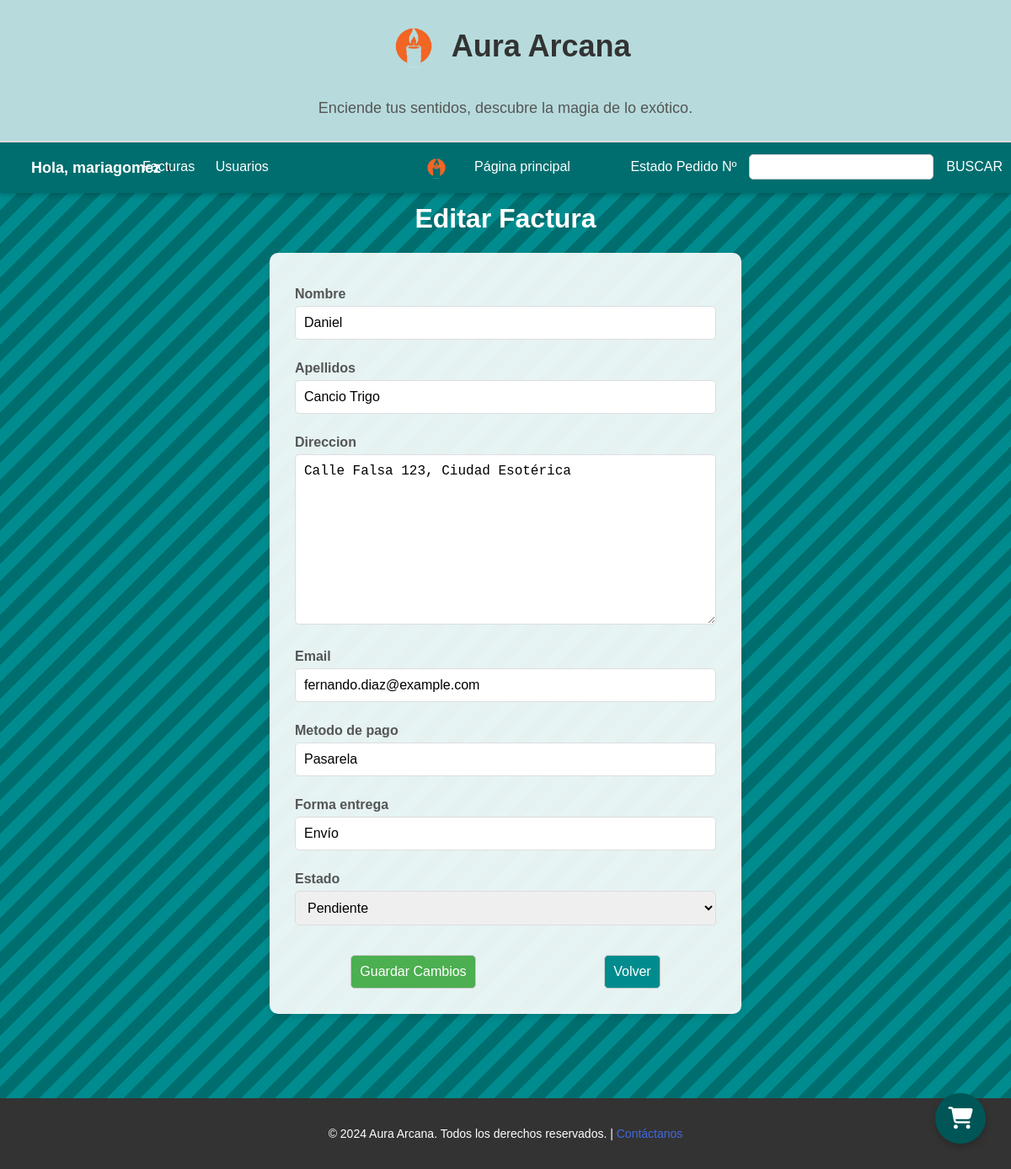
Page /factura/1/ (signed in) on the committed database.
### Tienda/models.py (models this page shows, shortened)
class Factura(models.Model):
    usuario = models.ForeignKey(User, on_delete=models.CASCADE, related_name="facturas", null=True)
    numero_factura = models.CharField(unique=True, max_length=12)
    nombre = models.CharField(max_length=50, null=True)
    apellidos = models.CharField(max_length=50, null=True)
    email = models.EmailField()
    fecha_pedido = models.DateTimeField(auto_now_add=True)
    fecha_salida = models.DateTimeField(null=True, blank=True)
    fecha_entrega = models.DateTimeField(null=True, blank=True)
    direccion = models.TextField()
    is_draft_mode = models.BooleanField(default=True)
    estado = models.CharField(
        max_length=50,
        choices=[("Pendiente", "Pendiente"), ("Enviado","Enviado") ,("Entregado","Entregado")]
    )
    forma_entrega = models.CharField(
        max_length=50,
        choices=[("Presencialmente", "Presencialmente"), ("Envío","Envío")]
    )
    metodo_de_pago = models.CharField(
        max_length=50,
        choices=[("Contrareembolso", "Contrareembolso"), ("Pasarela","Pasarela de pago")],
        null=True
    )
    COSTE_ENVIO = 10
    session_id_stripe = models.CharField(max_length=255, null=True, blank=True)  # Nuevo campo para el session_id de Stripe

### Tienda/Factura/views.py (the view)
# urls.py: path('factura/<int:factura_id>/', viewsFactura.modificar_factura, name="factura_admin"),
@user_passes_test(lambda u: u.is_superuser)
def modificar_factura(request, factura_id):
    factura = get_object_or_404(Factura, id=factura_id)
    if request.method == 'POST':
        data = request.POST.copy()
        data['metodo_de_pago'] = factura.metodo_de_pago  # Forzar el valor original
        form = AdminFormFactura(request.POST, instance=factura)
        if form.is_valid():
            form.save()
        return redirect('/facturas')
    else:
        form = AdminFormFactura(instance=factura, is_disable=True)
        return render(request, 'factura.html', {"form": form})

### Tienda/forms.py (called while the page is built)
        def readonly(*args):
            for atr in args:
                self.fields[atr].widget.attrs['readonly'] = 'readonly'

### cart/context_processors.py (called while the page is built)
def cart(request):
    return {'cart': Cart(request)}

### Tienda/templates/factura.html (shortened to what this page needs)
{% extends 'base.html' %}
{% block content %}
<div class="form-section main-content2">
    <h1 class="form-title" style="color: white;">Editar Factura</h1>
    <div class="form-container">
        <form method="POST" class="needs-validation" novalidate>
            {% for field in form %}
            <div class="mb-3">
                <label for="{{ field.id_for_label }}" class="form-label">{{ field.label }}</label>
                {{ field }}
            </div>
            {% endfor %}
            <div style="display: flex; justify-content: space-around; gap: 20px; margin-top: 20px;">
                <button id="confirmar" type="submit" style="background-color: #4caf50;">Guardar Cambios</button>
                <button id="volver" type="button" >
                    <a href="/facturas" style="text-decoration: none; color: white;">Volver</a>
                </button>
            </div>
        </form>
    </div>
</div>
{% endblock %}

### Tienda/templates/base.html (shortened to what this page needs)
<!DOCTYPE html>
<html lang="es">
<head>
    {% load static %}
    <link href="https://cdnjs.cloudflare.com/ajax/libs/font-awesome/6.5.0/css/all.min.css" rel="stylesheet">
</head>
<body>
    <div class="container">
        <div class="header-navbar">
            <header>
                <img src="/media/favicon.png" alt="Logo" style="width: 80px; height: 80px; display: inline-block; vertical-align: middle;">
                <h1 style="display: inline-block; vertical-align: middle;">Aura Arcana</h1>
                <p>Enciende tus sentidos, descubre la magia de lo exótico.</p>
            </header>
            <nav class="navbar" >
                <ul class="navbar-menu">
                    {% if user.is_authenticated %}
                        <li class="navbar-item" style="position: absolute; left: 1%;">
                            <button class="dropdown-button">
                                Hola, {{ user.username }}
                                <svg width="15px" height="10px" viewBox="0 0 13 10">
                                    <path d="M1,5 L11,5"></path>
                                    <polyline points="8 1 12 5 8 9"></polyline>
                                </svg>
                            </button>
                        </li>
                        <li class="navbar-item"  style="position: absolute; left: 12%;">
                            {% if user.is_staff %}
                                <a href="/facturas"><button class="navbar-link">Facturas</button></a>
                                <a href="/lista-usuarios"><button class="navbar-link">Usuarios</button></a>
                            {% endif %}
                        </li>
                    {% endif %}
                    <img src="/media/favicon.png" style="width:40px; height: 40px; position: relative;">
                    <li class="navbar-item">
                        <a href="/"><button class="navbar-link">Página principal</button></a>
                    </li>
                    <li style="display: flex; align-items: center; position: absolute; right: 0;">
                        <button class="navbar-link">Estado Pedido Nº</button>
                        <input id="numero-factura" type="text"
                            style="margin-left: 5px; margin-right: 5px; padding: 5px; border-radius: 5px; border: 1px solid #ccc;">
                        <button class="navbar-link" onclick="mostrarEstadoPedido()">BUSCAR</button>
                    </li>
                    <a href="/cart" class="floating-cart">
                        <i class="fas fa-shopping-cart"></i>
                    </a>
                </ul>
            </nav>
    </div>
        {% block content %}{% endblock %}
        <footer>
            <p>&copy; 2024 Aura Arcana. Todos los derechos reservados. | <a onclick="abrirModal()">Contáctanos</a></p>
        </footer>
    </div>
</body>
</html>

### Tienda/templates/base.html (style rules this page uses)
.floating-cart { position: fixed; bottom: 30px; right: 30px; color: white; width: 60px; background-color: #005557; height: 60px; display: flex; justify-content: center; align-items: center; border-radius: 50%; box-shadow: 0 4px 8px rgba(0, 0, 0, 0.2); z-index: 1000; cursor: pointer; transition: all 0.3s ease; text-decoration: none; }
.floating-cart i { font-size: 26px; }
.container { width: 100%; height: 100%; background: linear-gradient(135deg, #006e6f 25%, #008c8e 25%, #008c8e 50%, #006e6f 50%, #006e6f 75%, #008c8e 75%, #008c8e); background-size: 40px 40px; }
body { font-family: 'Arial', sans-serif; margin: 0; padding: 0; background: linear-gradient(135deg, #f3e7e9, #e3eeff); color: #333; }
header { background-color: rgba(255, 255, 255, 0.8); padding: 20px; text-align: center; border-bottom: 2px solid #ddd; box-shadow: 0 2px 4px rgba(0, 0, 0, 0.1); }
header h1 { font-size: 36px; color: #333; }
header p { font-size: 18px; color: #555; }
footer { background-color: #333; color: #fff; text-align: center; padding: 20px; margin-top: 50px; }
footer p { font-size: 14px; }
footer a { color: royalblue; text-decoration: none; }
.dropdown-button { background: none; border: none; font-size: 18px; font-weight: bold; cursor: pointer; color: #ffffff; display: inline-flex; align-items: center; padding: 10px; border-radius: 5px; transition: background-color 0.3s ease; }
.navbar { background-color: #006e6f; padding: 10px 20px; }
.navbar-menu { list-style: none; margin: 0; padding: 0; display: flex; justify-content: center; }
.navbar-item { position: relative; margin: 0 15px; }
.navbar-link { background: none; border: none; color: white; font-size: 16px; cursor: pointer; padding: 10px; transition: background-color 0.3s ease; }
.navbar-item { position: relative; }
button { background-color: #008c8e; color: white; border: none; cursor: pointer; transition: background-color 0.3s ease; }
input, textarea, select, button { padding: 10px; font-size: 16px; border: 1px solid #ccc; border-radius: 5px; }
form { display: flex; flex-direction: column; gap: 15px; }
label { font-weight: bold; }
body { font-family: 'Arial', sans-serif; margin: 0; padding: 0; background: linear-gradient(135deg, #f3e7e9, #e3eeff); color: #333; height: 100%; }
.form-section { padding: 50px 20px; text-align: center; }
.form-container { background-color: rgba(255, 255, 255, 0.9); padding: 30px; border-radius: 10px; box-shadow: 0 4px 8px rgba(0, 0, 0, 0.1); max-width: 500px; margin: auto; text-align: left; }
.form-container label { font-weight: bold; color: #555; display: block; margin-top: 10px; }
.form-container input[type="text"], .form-container input[type="number"], .form-container textarea, .form-container select { width: 100%; padding: 10px; margin-top: 5px; border: 1px solid #ddd; border-radius: 5px; font-size: 16px; box-sizing: border-box; }
.form-container textarea { resize: vertical; }
.header-navbar { position: fixed; top: 0; width: 100%; z-index: 1000; background-color: #01a1a4; box-shadow: 0 4px 6px rgba(0, 0, 0, 0.1); }
header { text-align: center; padding: 10px 20px; background-color: #b7dbdc; }
.navbar { background-color: #006e6f; padding: 10px 20px; box-shadow: 0 2px 4px rgba(0, 0, 0, 0.1); }
.main-content2 { margin-top: 170px; }

### rows in the picture
Factura: form "Daniel" "Cancio Trigo" "Calle Falsa 123, Ciudad Esotérica" "fernando.diaz@example.com" "Pasarela" "Envío" "Pendiente"

### other values in the picture
{{ user.username }} "mariagomez"
{{ field.label }} "Nombre" "Apellidos" "Direccion" "Email" "Metodo de pago" "Forma entrega" "Estado"
